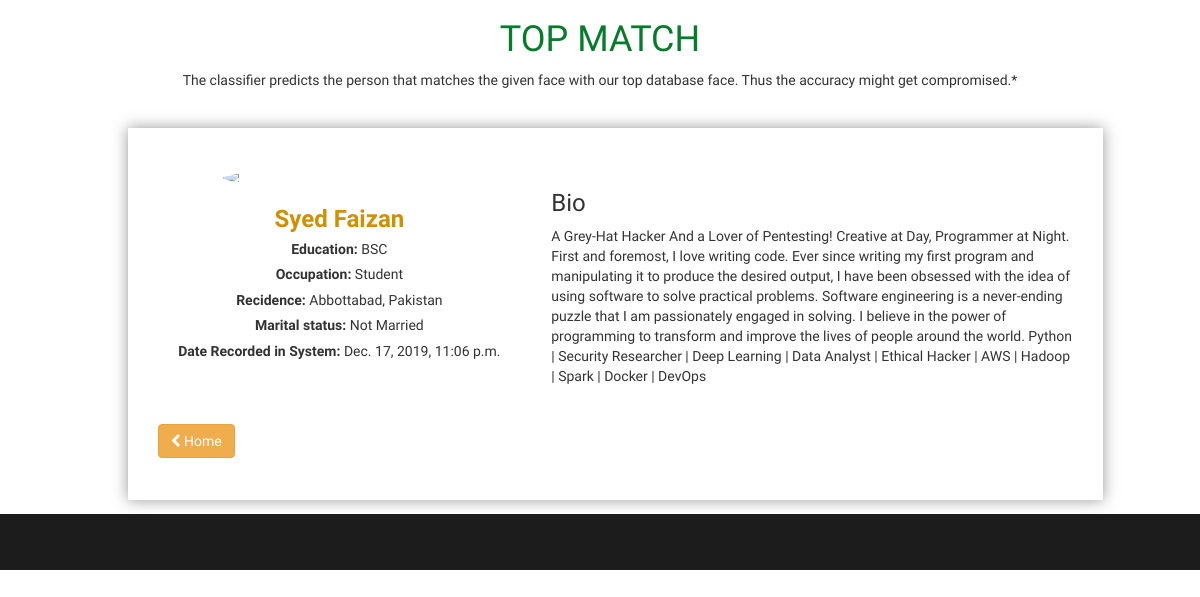
Page /records/details/1/ on the committed database.
### records/models.py (models this page shows, shortened)
class Records(models.Model):
    id = models.CharField(max_length=100, primary_key=True)
    first_name = models.CharField(max_length=50)
    last_name = models.CharField(max_length=50, null=True)
    residence = models.CharField(max_length=50, null=True)
    country = models.CharField(max_length=50, null=True)
    education = models.CharField(max_length=150, null=True)
    occupation = models.CharField(max_length=150, null=True)
    marital_status = models.CharField(max_length=50, null=True)
    bio = models.TextField()
    recorded_at = models.DateTimeField(default=datetime.now, blank=True)
    class Meta:
        verbose_name_plural = "Records"

### records/views.py (the view)
# urls.py: url(r'^details/(?P<id>\d+)/$', views.details, name='details')
def details(request, id):
    record = Records.objects.get(id=id)
    context = {
        'record' : record
    }
    return render(request, 'details.html', context)

### templates/details.html (shortened to what this page needs)
{% extends 'layout.html' %}
{% load static %}
{% block content %}
<div class="container">
  <div style="padding-bottom: 2em;text-align:center">
    <h1 class="text-center" style="color:#047c2a">TOP MATCH</h1>
    <p>The classifier predicts the person that matches the given face with our top database face. Thus the accuracy might get compromised.*</p>
  </div>
  <div class="container">
    <div class="row">
      <div class="col-md-10 col-md-offset-1" style="padding-top:3em;padding-bottom:3em;-webkit-box-shadow: 0px 0px 14px 0px rgba(50, 50, 50, 0.5);
-moz-box-shadow:    0px 0px 14px 0px rgba(50, 50, 50, 0.5);
box-shadow:         0px 0px 14px 0px rgba(50, 50, 50, 0.5);">
        <div class="col-md-5">
          <div class="row">
            <div class="col-md-8 col-md-offset-2">
              <img src="{% static '' %}img/2.jpg" class="img-responsive" style="border-radius:50%"/>
            </div>
            <div class="col-md-12" style="text-align:center">
              <h3 style="color:#d18f02"><b>{{record.first_name}} {{record.last_name}}</b></h3>
              <h5><b>Education: </b> {{record.education}} </h5>
              <h5><b>Occupation: </b> {{record.occupation}} </h5>
              <h5><b>Recidence: </b> {{record.residence}}, {{record.country}}</h5>
              <h5><b>Marital status: </b> {{record.marital_status}}
              <h5><b>Date Recorded in System: </b> {{record.recorded_at}}</h5>
            </div>
          </div>
        </div>
        <div class="col-md-7">
          <h3>Bio</h3>
          <p>
            {{record.bio}}
          </p>
        </div>
        <div class="col-md-12" style="margin-top:2em">
          <a href="/" class="btn btn-warning"><i class="fa fa-chevron-left" aria-hidden="true"></i> Home</a>
        </div>
      </div>
    </div>
  </div>
</div>
{% endblock %}

### templates/layout.html (shortened to what this page needs)
{% load static %}
<!DOCTYPE html>
<html lang="en">
  <head>
    <link href="{% static 'bootstrap/bootstrap.min.css' %}" rel="stylesheet">
    <link href="{% static 'style.css' %}" rel="stylesheet">
    <link rel="stylesheet" href="{% static 'css/font-awesome.min.css' %}" />
  </head>
  <body>
    {% block content %}
    {% endblock %}
    <footer style="background-color: rgb(28, 28, 28);padding:2em 0;margin-top:1em;">
    </footer>
  </body>
</html>

### static/style.css (style rules this page uses)
html, body { font-family: "Muli", sans-serif; -webkit-font-smoothing: antialiased !important; }

### rows in the picture
Records: first_name "Syed", last_name "Faizan", education "BSC", occupation "Student", residence "Abbottabad", country "Pakistan", marital_status "Not Married", recorded_at "Dec. 17, 2019, 11:06 p.m.", bio "A Grey-Hat Hacker And a Lover of Pentesting! Creative at Day, Programmer at Night. First and foremost, I love writing code. Ever since writing my first program and manipulating it to produce the desired output, I have been obsessed with the idea of using software to solve practical problems. Software engineering is a never-ending puzzle that I am passionately engaged in solving. I believe in the power of programming to transform and improve the lives of people around the world. Python | Security Researcher | Deep Learning | Data Analyst | Ethical Hacker | AWS | Hadoop | Spark | Docker | DevOps"
